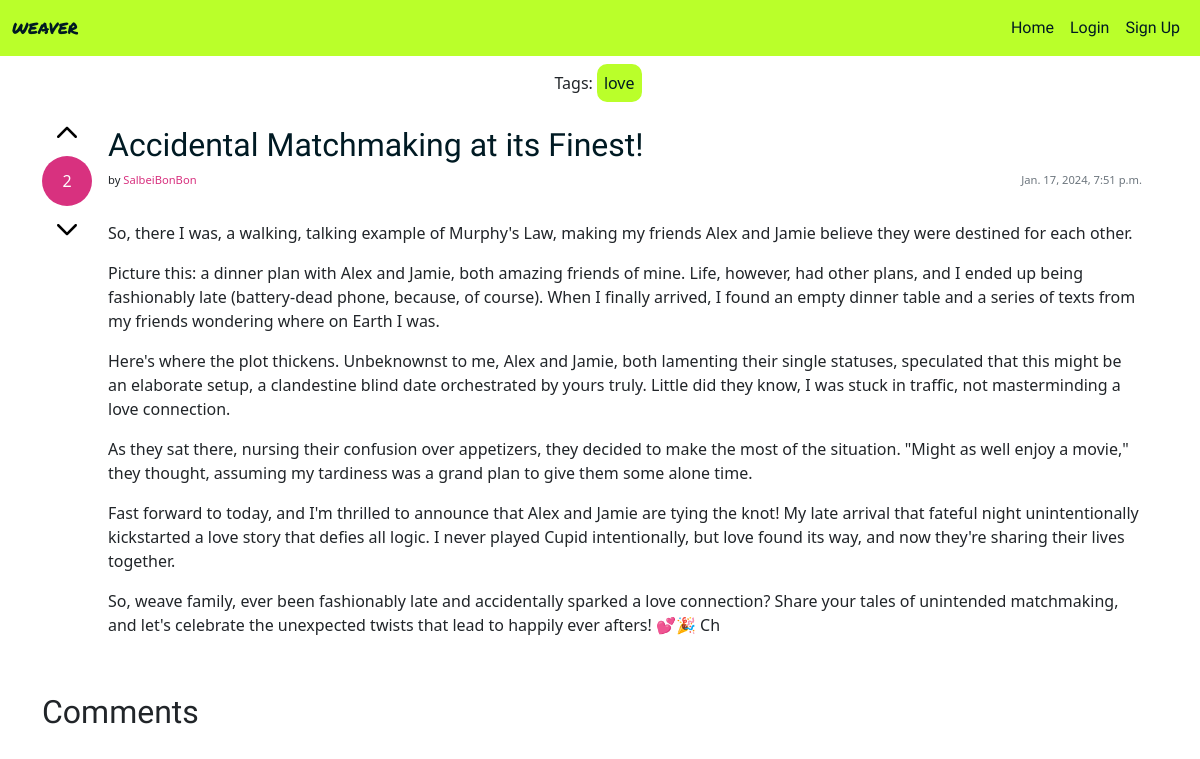
Page /thread/1-matchmaking/ on the committed database.
### weave_manager/models.py (models this page shows, shortened)
class Thread(models.Model):
    title = models.CharField(max_length=200, unique=True)
    slug = models.SlugField(max_length=200)
    author = models.ForeignKey(settings.AUTH_USER_MODEL,
        on_delete=models.CASCADE, related_name="posts")
    content = models.TextField()
    votes = models.IntegerField(default=0)
    created_on = models.DateTimeField(auto_now_add=True)
    status = models.IntegerField(choices=STATUS, default=0)
    tags = TaggableManager()
    class Meta:
        ordering = ["-created_on"]
    @property
    def content_html(self):
        return markdown2.markdown(self.content)

### authentication/models.py (models this page shows)
class User(AbstractUser):
    bio = models.CharField(max_length=200, unique=False, default="Your bio could be here.")
    created_on = models.DateTimeField(auto_now_add=True)
    profile_pic = models.ImageField(null=True, blank=True, default="default.png")

### weave_manager/views.py (the view)
# urls.py: path('thread/<int:thread_id>-<slug:slug>/', ThreadDetailView.as_view(), name='thread_detail'),
class ThreadDetailView(DetailView):
    model = Thread
    template_name = 'thread_detail.html'
    context_object_name = 'thread'
    def get_context_data(self, **kwargs):
        context = super().get_context_data(**kwargs)
        context['comment_form'] = CommentForm()
        context['comments'] = self.object.comments.all()  # Retrieve comments for the thread
        return context

### weave_manager/templates/thread_detail.html (shortened to what this page needs)
{% extends "base.html" %}
{% load static %}
{% load crispy_forms_tags %}
{% block content %}
<div class="container-lg">
    <div class="d-flex flex-row align-items-center justify-content-center m-2">
        <p class="m-0">Tags:</p>
        {% for tag in thread.tags.all %}
        <a href="{% url 'tag_site' slug=tag.slug %}"><p class="tag m-0 mx-1">{{ tag }}</p>
        {% endfor %}</a>
    </div>
    <div class="my-2 d-flex flex-row">
        <div class="d-flex flex-column align-items-center">
            <a href="{% url 'upvote_thread' thread_id=thread.id %}"><img src="{% static 'img/icons/up.svg' %}" class="icon m-2"></img></a>
            <p class="circle m-0">{{ thread.votes }}</p>
            <a href="{% url 'downvote_thread' thread_id=thread.id %}"><img src="{% static 'img/icons/up.svg' %}" class="icon m-2 rotate-180"></img></a>
        </div>
        <div class="card-body d-flex flex-column">
            <h2><a href="{% url 'thread_detail' thread_id=thread.id slug=thread.slug %}" class="card-title text-break">{{ thread.title }}</a></h2>
            <div class="d-flex flex-row justify-content-between">
                <p class="fs-7">by <a href="{% url 'user_profile' username=thread.author %}" class="link">{{ thread.author }}</a></p>
                <p class="card-text text-muted fs-7">{{ thread.created_on}}</p>
            </div>
            <p class="card-text">{{ thread.content_html|safe }}</p>
        </div>
    </div>
</div>
<div class="container-lg">
    <h2>Comments</h2>
</div>
{% endblock %}

### static/css/style.css (style rules this page uses)
:root { --color-text-dark: #001A23; --color-text-light: #FFFFFF; --color-highlight: #BAFF2A; --color-background: #FFFFFF; --color-background-highlight: #D8317F; }
.circle { background-color: var(--color-background-highlight); color: var(--color-text-light); width: 50px; height: 50px; line-height: 50px; text-align: center; border-radius: 50px; }
.icon { width: 30px; height: 30px; }
h1, h2, h3, h4 { font-family: 'Alatsi', sans-serif; text-wrap: pretty; }
.link { color: var(--color-background-highlight); }
a { text-decoration: none; text-decoration: transparent; }
.tag { padding: 5px; border-radius: 10px; background-color: var(--color-highlight); border: 2px solid var(--color-highlight); color: var(--color-text-dark); }
.rotate-180 { transform: rotate(180deg); }
.fs-7 { font-size: 0.7em; }
.card-title { color: var(--color-text-dark); text-decoration: none; text-decoration: transparent; }

### rows in the picture
Tag: name "love"
Thread: votes "2", title "Accidental Matchmaking at its Finest!", author "SalbeiBonBon", created_on "Jan. 17, 2024, 7:51 p.m.", content_html "So, there I was, a walking, talking example of Murphy's Law, making my friends Alex and Jamie believe they were destined for each other. Picture this: a dinner plan with Alex and Jamie, both amazing friends of mine. Life, however, had other plans, and I ended up being fashionably late (battery-dead phone, because, of course). When I finally arrived, I found an empty dinner table and a series of texts from my friends wondering where on Earth I was. Here's where the plot thickens. Unbeknownst to me, Alex and Jamie, both lamenting their single statuses, speculated that this might be an elaborate setup, a clandestine blind date orchestrated by yours truly. Little did they know, I was stuck in…"
